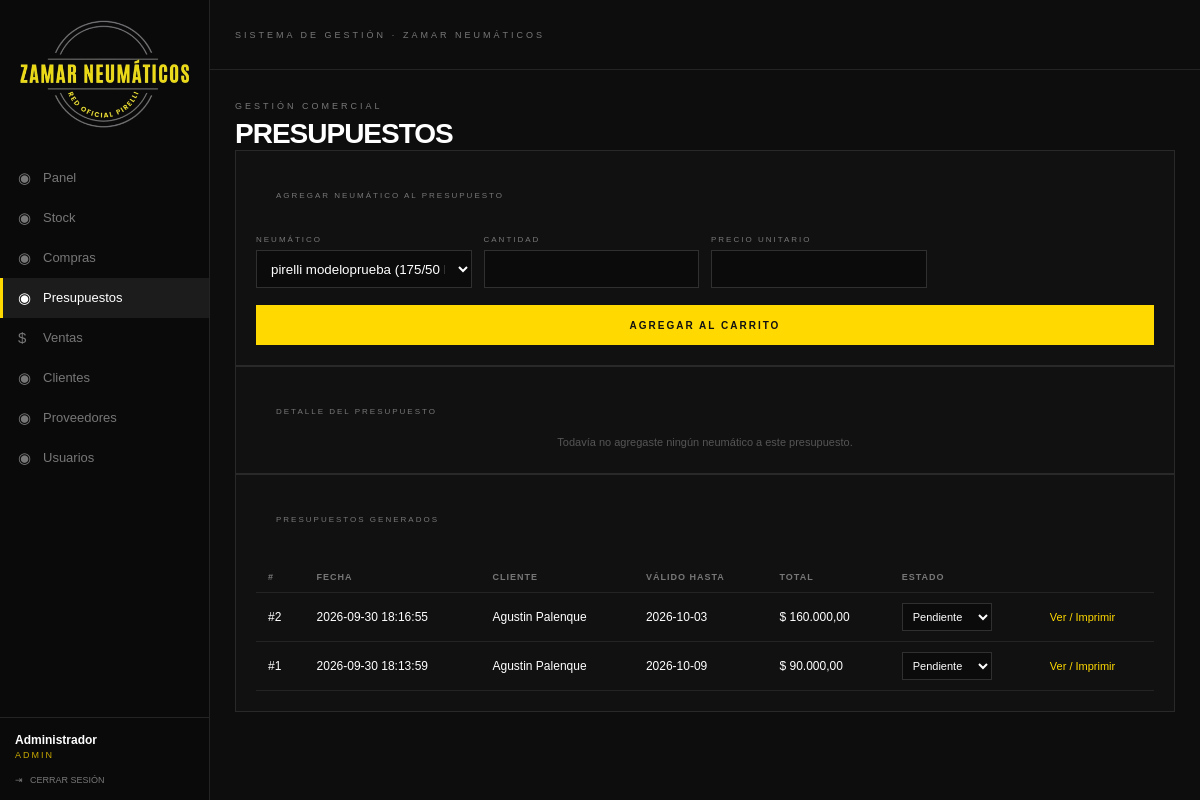
The page /ZamarNeumaticos2/presupuestos.php (signed in) on the database its author committed.
### tables this page shows
CREATE TABLE `presupuestos` (
  `id` int NOT NULL AUTO_INCREMENT,
  `cliente_id` int NOT NULL,
  `usuario_id` int NOT NULL,
  `fecha` datetime DEFAULT CURRENT_TIMESTAMP,
  `fecha_vencimiento` date DEFAULT NULL,
  `total` decimal(10,2) NOT NULL DEFAULT '0.00',
  `estado` enum('pendiente','aprobado','rechazado') NOT NULL DEFAULT 'pendiente',
  PRIMARY KEY (`id`),
  KEY `cliente_id` (`cliente_id`),
  KEY `usuario_id` (`usuario_id`),
  CONSTRAINT `presupuestos_ibfk_1` FOREIGN KEY (`cliente_id`) REFERENCES `clientes` (`id`),
  CONSTRAINT `presupuestos_ibfk_2` FOREIGN KEY (`usuario_id`) REFERENCES `usuarios` (`id`)
);

CREATE TABLE `clientes` (
  `id` int NOT NULL AUTO_INCREMENT,
  `nombre` varchar(100) NOT NULL,
  `apellido` varchar(100) DEFAULT NULL,
  `dni_cuit` varchar(20) DEFAULT NULL,
  `telefono` varchar(20) DEFAULT NULL,
  `email` varchar(100) DEFAULT NULL,
  `direccion` varchar(150) DEFAULT NULL,
  `creado_en` timestamp NULL DEFAULT CURRENT_TIMESTAMP,
  PRIMARY KEY (`id`)
);

### ZamarNeumaticos2/presupuestos.php (the view, shortened to what this page needs)
<?php
require "conexion.php";
$pagina_activa = "presupuestos";
$neumaticos = $pdo->query("SELECT * FROM neumaticos ORDER BY marca, modelo")->fetchAll();
$carrito = $_SESSION["carrito_presupuesto"];
$historial_presupuestos = $pdo->query(
    "SELECT p.id, p.fecha, p.fecha_vencimiento, p.total, p.estado,
            c.nombre AS cliente_nombre, c.apellido AS cliente_apellido
     FROM presupuestos p
     JOIN clientes c ON c.id = p.cliente_id
     ORDER BY p.fecha DESC"
)->fetchAll();
?>
<!DOCTYPE html>
<html lang="es">
<head>
    <link rel="stylesheet" href="style.css">
</head>
<body>
    <?php include "menu.php"; ?>
    <main class="main">
        <header class="topbar">
            <div class="titulo-sistema">
                SISTEMA DE GESTIÓN · ZAMAR NEUMÁTICOS
            </div>
        </header>
        <section class="contenido">
            <div class="encabezado">
                <div>
                    <span>GESTIÓN COMERCIAL</span>
                    <h1>PRESUPUESTOS</h1>
                </div>
            </div>
            <?php if (count($neumaticos) === 0) { ?>
                <div class="tarjeta">
                    <div class="panel-vacio">
                        Todavía no hay neumáticos cargados en Stock. Cargá al menos uno antes de armar un presupuesto.
                    </div>
                </div>
            <?php } else { ?>
                <div class="tarjeta">
                    <div class="panel-titulo">
                        AGREGAR NEUMÁTICO AL PRESUPUESTO
                    </div>
                    <form method="POST" class="formulario-stock">
                        <div>
                            <label>NEUMÁTICO</label>
                            <select name="neumatico_id" required>
                                <?php foreach ($neumaticos as $n) { ?>
                                    <option value="<?php echo $n["id"]; ?>">
                                        <?php echo htmlspecialchars($n["marca"] . " " . $n["modelo"] . " (" . $n["medida"] . ")"); ?>
                                    </option>
                                <?php } ?>
                            </select>
                        </div>
                        <div>
                            <label>CANTIDAD</label>
                            <input type="number" name="cantidad" min="1" required>
                        </div>
                        <div>
                            <label>PRECIO UNITARIO</label>
                            <input type="number" name="precio_unitario" step="0.01" min="0" required>
                        </div>
                        <button type="submit">AGREGAR AL CARRITO</button>
                    </form>
                </div>
                <div class="tarjeta">
                    <div class="panel-titulo">
                        DETALLE DEL PRESUPUESTO
                    </div>
                    <?php if (count($carrito) === 0) { ?>
                        <div class="panel-vacio">
                            Todavía no agregaste ningún neumático a este presupuesto.
                        </div>
                    <?php } ?>
                </div>
            <?php } ?>
            <div class="tarjeta">
                <div class="panel-titulo">
                    PRESUPUESTOS GENERADOS
                </div>
                <?php if (count($historial_presupuestos) === 0) { ?>
                    <div class="panel-vacio">
                        Todavía no hay presupuestos cargados.
                    </div>
                <?php } else { ?>
                    <table class="tabla-datos">
                        <thead>
                            <tr>
                                <th>#</th>
                                <th>Fecha</th>
                                <th>Cliente</th>
                                <th>Válido hasta</th>
                                <th>Total</th>
                                <th>Estado</th>
                                <th></th>
                            </tr>
                        </thead>
                        <tbody>
                            <?php foreach ($historial_presupuestos as $p) { ?>
                                <tr>
                                    <td>#<?php echo $p["id"]; ?></td>
                                    <td><?php echo htmlspecialchars($p["fecha"]); ?></td>
                                    <td><?php echo htmlspecialchars($p["cliente_nombre"] . " " . $p["cliente_apellido"]); ?></td>
                                    <td><?php echo htmlspecialchars($p["fecha_vencimiento"] ?? "-"); ?></td>
                                    <td>$ <?php echo number_format($p["total"], 2, ",", "."); ?></td>
                                    <td>
                                        <select onchange="location.href='presupuestos.php?id=<?php echo $p['id']; ?>&estado=' + this.value">
                                            <option value="pendiente" <?php echo $p["estado"] == "pendiente" ? "selected" : ""; ?>>Pendiente</option>
                                        </select>
                                    </td>
                                    <td>
                                        <a href="presupuesto_imprimir.php?id=<?php echo $p["id"]; ?>" target="_blank">
                                            Ver / Imprimir
                                        </a>
                                    </td>
                                </tr>
                            <?php } ?>
                        </tbody>
                    </table>
                <?php } ?>
            </div>
        </section>
    </main>
</body>
</html>

### ZamarNeumaticos2/menu.php (shortened to what this page needs)
<aside class="sidebar">
    <div class="logo">
        <img src="fotos/logo.png" alt="Logo Zamar Neumáticos">
    </div>
    <nav class="menu">
        <a href="index.php" class="menu-item <?php echo ($pagina_activa == "panel") ? "activo" : ""; ?>">
            <span>◉</span>
            <p>Panel</p>
        </a>
        <a href="stock.php" class="menu-item <?php echo ($pagina_activa == "stock") ? "activo" : ""; ?>">
            <span>◉</span>
            <p>Stock</p>
        </a>
        <a href="compra.php" class="menu-item <?php echo ($pagina_activa == "compras") ? "activo" : ""; ?>">
            <span>◉</span>
            <p>Compras</p>
        </a>
        <a href="presupuestos.php" class="menu-item <?php echo ($pagina_activa == "presupuestos") ? "activo" : ""; ?>">
            <span>◉</span>
            <p>Presupuestos</p>
        </a>
        <a href="ventas.php" class="menu-item <?php echo ($pagina_activa == "ventas") ? "activo" : ""; ?>">
            <span>$</span>
            <p>Ventas</p>
        </a>
        <a href="clientes.php" class="menu-item <?php echo ($pagina_activa == "clientes") ? "activo" : ""; ?>">
            <span>◉</span>
            <p>Clientes</p>
        </a>
        <a href="proveedores.php" class="menu-item <?php echo ($pagina_activa == "proveedores") ? "activo" : ""; ?>">
            <span>◉</span>
            <p>Proveedores</p>
        </a>
        <a href="usuarios.php" class="menu-item <?php echo ($pagina_activa == "usuarios") ? "activo" : ""; ?>">
            <span>◉</span>
            <p>Usuarios</p>
        </a>
    </nav>
    <div class="usuario">
        <strong><?php echo htmlspecialchars($_SESSION["usuario"] ?? "Administrador"); ?></strong>
        <span>ADMIN</span>
        <a href="logout.php" class="boton-salir">
            ⇥ &nbsp; CERRAR SESIÓN
        </a>
    </div>
</aside>

### ZamarNeumaticos2/style.css (style rules this page uses)
* { margin: 0; padding: 0; box-sizing: border-box; }
body { font-family: Arial, Helvetica, sans-serif; background-color: #0d0d0d; color: #ffffff; min-height: 100vh; }
.sidebar { position: fixed; left: 0; top: 0; width: 210px; height: 100vh; background-color: #0a0a0a; border-right: 1px solid #242424; display: flex; flex-direction: column; }
.logo { width: 100%; display: flex; justify-content: center; align-items: center; padding: 14px 10px; }
.logo img { display: block; width: 100%; height: auto; object-fit: contain; }
.menu { padding-top: 10px; }
.menu-item { height: 40px; display: flex; align-items: center; padding: 0 15px; color: #777; text-decoration: none; border-left: 3px solid transparent; transition: 0.2s; }
.menu-item span { width: 25px; font-size: 15px; }
.menu-item p { font-size: 13px; }
.menu-item.activo { background-color: #1c1c1c; color: #ffffff; border-left: 3px solid #ffd900; }
.usuario { margin-top: auto; padding: 15px; border-top: 1px solid #242424; display: flex; flex-direction: column; }
.usuario strong { font-size: 12px; }
.usuario span { color: #c8a900; font-size: 9px; letter-spacing: 2px; margin-top: 3px; }
.usuario button, .usuario .boton-salir { display: block; margin-top: 15px; background: none; border: none; color: #777; text-align: left; text-decoration: none; font-size: 9px; cursor: pointer; }
.main { margin-left: 210px; min-height: 100vh; }
.topbar { height: 70px; border-bottom: 1px solid #242424; display: flex; align-items: center; justify-content: space-between; padding: 0 25px; }
.titulo-sistema { color: #777; font-size: 9px; letter-spacing: 3px; }
.contenido { padding: 25px; }
.encabezado span { color: #777; font-size: 9px; letter-spacing: 3px; }
.encabezado h1 { font-size: 28px; margin-top: 5px; letter-spacing: -1px; }
.tarjeta { min-height: 108px; border: 1px solid #292929; background-color: #111111; padding: 20px; }
.panel-titulo { padding: 20px; color: #777; font-size: 8px; letter-spacing: 2px; }
.panel-vacio { height: calc(100% - 50px); display: flex; align-items: center; justify-content: center; color: #555; font-size: 11px; }
.formulario-stock { display: grid; grid-template-columns: repeat(4, 1fr); gap: 12px; margin-top: 15px; }
.formulario-stock label { display: block; margin-bottom: 6px; color: #777; font-size: 8px; letter-spacing: 2px; }
.formulario-stock input { width: 100%; height: 38px; padding: 0 10px; background-color: #0b0b0b; border: 1px solid #303030; color: white; outline: none; }
.formulario-stock button { grid-column: 1 / -1; height: 40px; margin-top: 5px; background-color: #ffd900; border: none; color: #111; font-size: 10px; font-weight: bold; letter-spacing: 2px; cursor: pointer; }
.tabla-datos { width: 100%; border-collapse: collapse; margin-top: 18px; }
.tabla-datos th, .tabla-datos td { padding: 10px 12px; border-bottom: 1px solid #242424; font-size: 12px; text-align: left; }
.tabla-datos th { color: #777; font-size: 9px; letter-spacing: 1px; text-transform: uppercase; }
.formulario-stock select { width: 100%; height: 38px; padding: 0 10px; background-color: #0b0b0b; border: 1px solid #303030; color: white; outline: none; }
.tabla-datos select { height: 28px; padding: 0 6px; background-color: #0b0b0b; border: 1px solid #303030; color: white; font-size: 11px; }
.tabla-datos a { color: #ffd900; font-size: 11px; text-decoration: none; }

### rows shown on the page
presupuestos: id "2", fecha "2026-09-30 18:16:55", cliente.apellido "Agustin Palenque", fecha_vencimiento "2026-10-03", total "160.000,00", estado+id "Pendiente"
presupuestos: id "1", fecha "2026-09-30 18:13:59", cliente.apellido "Agustin Palenque", fecha_vencimiento "2026-10-09", total "90.000,00", estado+id "Pendiente"

### other values the page prints
$_SESSION["usuario"] "Administrador"
form field neumatico_id "pirelli modeloprueba (175/50 R50)"
